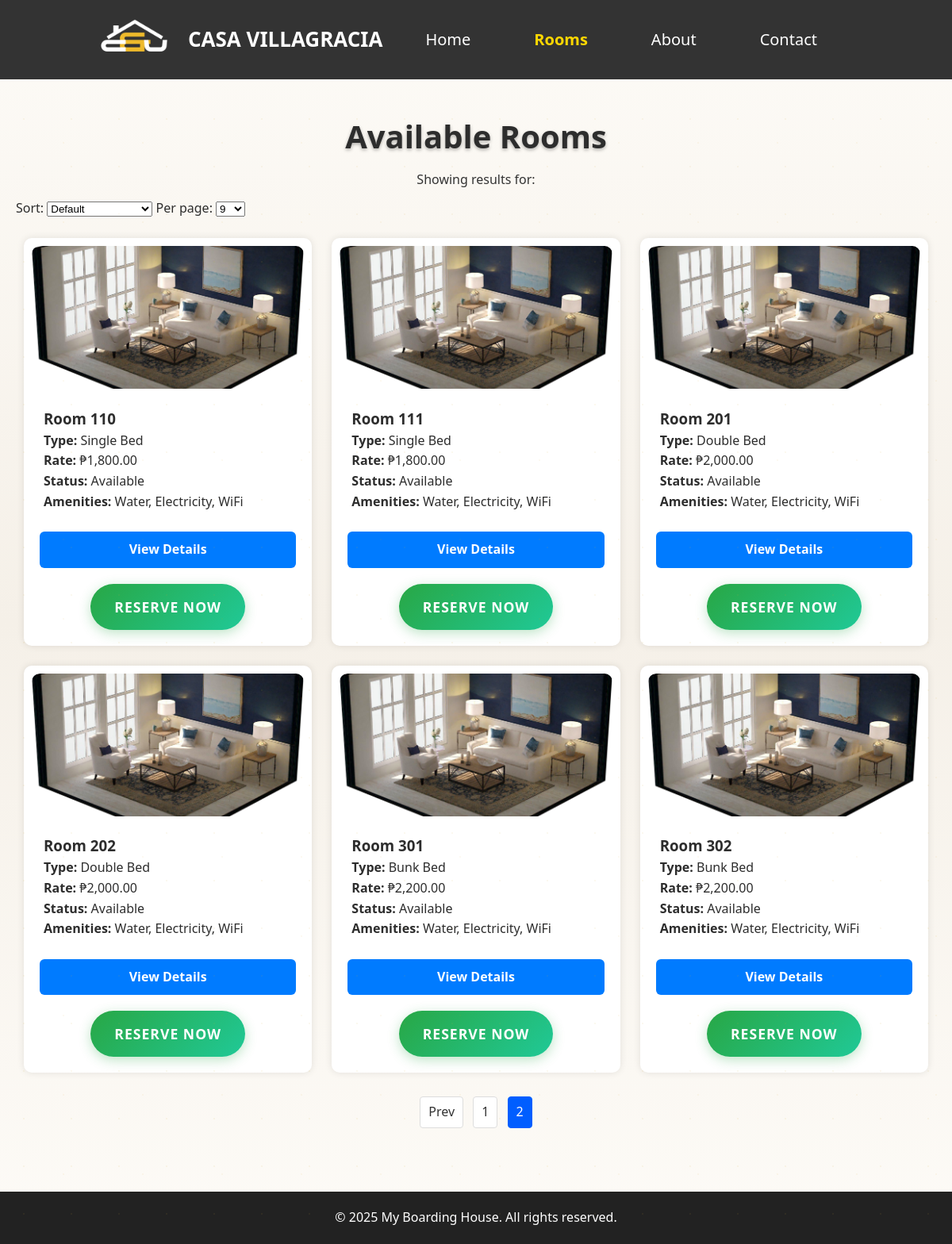
Screenshot of /rooms.php?page=2&per_page=9 with the database file from the repository.
### tables this page shows
CREATE TABLE room (
    room_id INT AUTO_INCREMENT PRIMARY KEY,
    room_number VARCHAR(20) NOT NULL UNIQUE,
    room_size VARCHAR(50),
    room_rate DECIMAL(10,2) NOT NULL,
    rstat_id INT NOT NULL,
    FOREIGN KEY (rstat_id) REFERENCES room_status(rstat_id) ON UPDATE CASCADE,
    INDEX (room_rate)
);

CREATE TABLE room_status (
    rstat_id INT AUTO_INCREMENT PRIMARY KEY,
    rstat_desc VARCHAR(50) NOT NULL UNIQUE
);

### public/rooms.php (the view, shortened to what this page needs)
<?php
require_once __DIR__ . '/../includes/db.php';
require_once __DIR__ . '/../includes/header.php';
$page = isset($_GET['page']) ? max(1, (int)$_GET['page']) : 1;
$per_page = isset($_GET['per_page']) ? max(1, (int)$_GET['per_page']) : 9;
$params = [];
$whereSQL = "";
$orderBy = "r.room_number ASC";
$countSql = "
    SELECT COUNT(DISTINCT r.room_id) AS total
    FROM room r
    LEFT JOIN room_status rs ON r.rstat_id = rs.rstat_id
    LEFT JOIN roomamenities ra ON r.room_id = ra.room_id
    LEFT JOIN amenities a ON ra.amen_id = a.amen_id
    $whereSQL
";
$countStmt = $pdo->prepare($countSql);
$countStmt->execute($params);
$total = (int)$countStmt->fetchColumn();
$totalPages = (int)ceil($total / $per_page);
$offset = ($page - 1) * $per_page;
$sql = "
    SELECT r.room_id, r.room_number, r.room_size, r.room_rate, rs.rstat_desc,
           GROUP_CONCAT(a.amen_name SEPARATOR ', ') AS amenities
    FROM room r
    LEFT JOIN room_status rs ON r.rstat_id = rs.rstat_id
    LEFT JOIN roomamenities ra ON r.room_id = ra.room_id
    LEFT JOIN amenities a ON ra.amen_id = a.amen_id
    $whereSQL
    GROUP BY r.room_id
    ORDER BY $orderBy
    LIMIT :limit OFFSET :offset
";
$stmt = $pdo->prepare($sql);
$stmt->bindValue(':limit', (int)$per_page, PDO::PARAM_INT);
$stmt->bindValue(':offset', (int)$offset, PDO::PARAM_INT);
$stmt->execute();
$rooms = $stmt->fetchAll(PDO::FETCH_ASSOC);
function render_rooms_grid($rooms) {
    echo '<div class="rooms-grid" id="roomsGrid">';
    foreach ($rooms as $room) {
        $amen = $room['amenities'] ?: 'None';
        $roomNumber = htmlspecialchars($room['room_number']);
        $roomSize   = htmlspecialchars($room['room_size']);
        $roomRate   = number_format($room['room_rate'], 2);
        $status     = htmlspecialchars($room['rstat_desc']);
        $roomId     = (int)$room['room_id'];
        echo <<<HTML
        <div class="room-card">
            <div class="room-img">
                <img src="./assets/images/Room.png" alt="Room {$roomNumber}">
            </div>
            <div class="room-info">
                <h3>Room {$roomNumber}</h3>
                <p><strong>Type:</strong> {$roomSize}</p>
                <p><strong>Rate:</strong> ₱{$roomRate}</p>
                <p><strong>Status:</strong> {$status}</p>
                <p><strong>Amenities:</strong> {$amen}</p>
            </div>
            <a class="room-btn" href="room.php?id={$roomId}">View Details</a>
            <a class="reserve-btn" href="reservation.php?room_id={$roomId}">Reserve Now</a>
        </div>
HTML;
    }
    echo '</div>';
}
?>
<section class="rooms-section">
    <h2 class="page-title">Available Rooms</h2>
    <?php if (!empty($_GET)): ?>
        <p class="filter-results">Showing results for:
        </p>
    <?php endif; ?>
    <div class="controls">
        <form id="nonAjaxControls" method="get" action="rooms.php">
            <label for="sortSelect">Sort:</label>
            <select id="sortSelect" name="sort" onchange="this.form.submit()">
                <option value="">Default</option>
            </select>
            <label for="perPage">Per page:</label>
            <select id="perPage" name="per_page" onchange="this.form.submit()">
                <option value="9" <?= $per_page==9?'selected':'' ?>>9</option>
            </select>
        </form>
    </div>
    <?php render_rooms_grid($rooms); ?>
    <div class="pagination">
        <?php if ($page > 1): ?>
            <a href="<?= htmlspecialchars(build_page_url($page-1)) ?>" class="page-link">Prev</a>
        <?php endif; ?>
        <?php
        $start = max(1, $page - 2);
        $end = min($totalPages, $page + 2);
        for ($p = $start; $p <= $end; $p++):
            if ($p == $page):
        ?>
                <span class="page-link current"><?= $p ?></span>
        <?php else: ?>
                <a href="<?= htmlspecialchars(build_page_url($p)) ?>" class="page-link"><?= $p ?></a>
        <?php endif; endfor; ?>
    </div>
</section>
<?php
require_once __DIR__ . '/../includes/footer.php';
function build_page_url($newPage) {
    $qs = $_GET;
    $qs['page'] = $newPage;
    return 'rooms.php?' . http_build_query($qs);
}

### public/assets/css/style.css (style rules this page uses)
body { margin: 0; line-height: 1.6; padding: 0; font-family: Arial, sans-serif; background: #f7f7f7; }
h1, h2 { margin-top: 0; }
.rooms-grid { display: flex; flex-wrap: wrap; gap: 20px;; }
.room-card { flex: 1 1 calc(33% - 20px); background: #fff; border-radius: 10px; text-align: center; padding: 10px; box-shadow: 0 2px 10px rgba(0,0,0,0.1); }
.room-card img { width: 100%; border-radius: 10px; }
.controls { display:flex; gap:12px; align-items:center; margin-bottom:15px; }
.pagination, #ajaxPagination { margin-top:20px; text-align:center; }
.page-link, .ajax-page { display:inline-block; padding:6px 10px; margin:0 4px; background:#fff; border:1px solid #ddd; border-radius:4px; text-decoration:none; color:#333; }
.page-link.current, .ajax-page.current { background:#005eff; color:#fff; border-color:#005eff; }
.filter-results { margin-bottom:10px; color:#333; }

### public/assets/css/rooms.css (style rules this page uses)
.rooms-section { padding: 40px 20px; text-align: center; }
.page-title { font-size: 2.2rem; margin-bottom: 25px; }
.rooms-grid { display: grid; grid-template-columns: repeat(auto-fit, minmax(280px, 1fr)); gap: 25px; padding: 10px; }
.room-card { background: #fff; border-radius: 10px; box-shadow: 0 0 10px rgba(0,0,0,0.1); overflow: hidden; transition: 0.3s; }
.room-img img { width: 100%; height: 180px; object-fit: cover; }
.room-info { padding: 15px; text-align: left; }
.room-btn, .reserve-btn { display: block; margin: 10px; padding: 10px 0; border-radius: 6px; text-align: center; text-decoration: none; font-weight: bold; }
.room-btn { background: #007bff; color: white; }
.reserve-btn { background: #28a745; color: white; }

### public/assets/css/room.css (style rules this page uses)
* { margin: 0; padding: 0; box-sizing: border-box; }
body { font-family: 'Segoe UI', Tahoma, Geneva, Verdana, sans-serif; line-height: 1.6; color: #333; background-color: #f8f9fa; }
.page-title { font-size: 2.5rem; font-weight: 700; margin-bottom: 10px; text-shadow: 0 2px 4px rgba(0, 0, 0, 0.3); }
.reserve-btn { display: inline-block; background: linear-gradient(135deg, #28a745, #20c997); color: white; padding: 15px 30px; text-decoration: none; font-weight: 600; font-size: 1.1rem; border-radius: 50px; box-shadow: 0 4px 15px rgba(40, 167, 69, 0.3); transition: all 0.3s ease; text-transform: uppercase; letter-spacing: 1px; }

### public/assets/css/about.css (style rules this page uses)
* { margin: 0; padding: 0; box-sizing: border-box; }
body { font-family: 'Segoe UI', Tahoma, Geneva, Verdana, sans-serif; color: #333; line-height: 1.6; background: linear-gradient(180deg, #fdfbf7 0%, #f5f0e8 50%, #fdfbf7 100%); position: relative; }
body::before { content: ''; position: fixed; top: 0; left: 0; right: 0; bottom: 0; background-image: radial-gradient(circle, rgba(212, 175, 55, 0.08) 1px, transparent 1px), radial-gradient(circle, rgba(218, 165, 32, 0.06) 1.5px, transparent 1.5px); background-size: 60px 60px, 100px 100px; background-position: 0 0, 30px 30px; pointer-events: none; z-index: 0; }

### public/assets/css/contact.css (style rules this page uses)
* { margin: 0; padding: 0; box-sizing: border-box; }
body { font-family: 'Segoe UI', Tahoma, Geneva, Verdana, sans-serif; color: #333; line-height: 1.6; background: linear-gradient(180deg, #fdfbf7 0%, #f5f0e8 50%, #fdfbf7 100%); position: relative; }
body::before { content: ''; position: fixed; top: 0; left: 0; right: 0; bottom: 0; background-image: radial-gradient(circle, rgba(212, 175, 55, 0.08) 1px, transparent 1px), radial-gradient(circle, rgba(218, 165, 32, 0.06) 1.5px, transparent 1.5px); background-size: 60px 60px, 100px 100px; background-position: 0 0, 30px 30px; pointer-events: none; z-index: 0; }

### public/assets/css/index.css (style rules this page uses)
* { margin: 0; padding: 0; box-sizing: border-box; }
:root { --primary-color: linear-gradient( #cfa049 80%, #a8763a 100% ); --secondary-color: #f60a0a; --accent-color: #080820; --dark-text: #2d2d2d; --light-text: #666; --white: #ffffff; --off-white: #f8f9fa; --border-color: #e0e0e0; --shadow: 0 2px 15px rgba(0, 0, 0, 0.1); --shadow-hover: 0 5px 25px rgba(0, 0, 0, 0.15); }
body { font-family: 'Segoe UI', Tahoma, Geneva, Verdana, sans-serif; line-height: 1.6; color: var(--dark-text); background: linear-gradient( 180deg, #fdfbf7 0%, #f5f0e8 50%, #fdfbf7 100% ); position: relative; }
body::before { content: ''; position: fixed; top: 0; left: 0; right: 0; bottom: 0; background-image: radial-gradient(circle, rgba(212, 175, 55, 0.08) 1px, transparent 1px), radial-gradient(circle, rgba(218, 165, 32, 0.06) 1.5px, transparent 1.5px); background-size: 60px 60px, 100px 100px; background-position: 0 0, 30px 30px; pointer-events: none; z-index: 0; }

### rows the page displays
room: room_number "110", room_size "Single Bed", room_rate "1,800.00", rstat.rstat_desc "Available", amen "Water, Electricity, WiFi"
room: room_number "111", room_size "Single Bed", room_rate "1,800.00", rstat.rstat_desc "Available", amen "Water, Electricity, WiFi"
room: room_number "201", room_size "Double Bed", room_rate "2,000.00", rstat.rstat_desc "Available", amen "Water, Electricity, WiFi"
room: room_number "202", room_size "Double Bed", room_rate "2,000.00", rstat.rstat_desc "Available", amen "Water, Electricity, WiFi"
room: room_number "301", room_size "Bunk Bed", room_rate "2,200.00", rstat.rstat_desc "Available", amen "Water, Electricity, WiFi"
room: room_number "302", room_size "Bunk Bed", room_rate "2,200.00", rstat.rstat_desc "Available", amen "Water, Electricity, WiFi"
